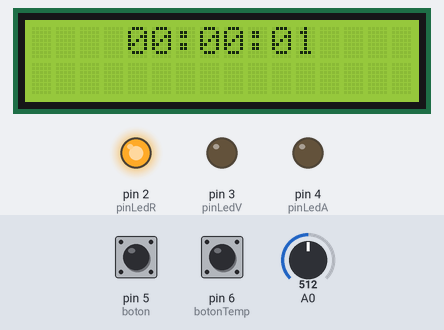
Bench run of a sketch on a simulated Arduino Uno, built with avr-gcc and run on an emulated ATmega328P. On the bench: 16×2 character LCD, output pins drawn as LEDs (lit = HIGH). The inputs (shaded band) are chosen by the test bench; at power-on: pin 5 (boton) LOW, A0 = 512, pin 6 (botonTemp) HIGH.

Above: at 1.2 s.
1.3 s: pin 5 (boton) pulled HIGH for 1 s
At 3.2 s:
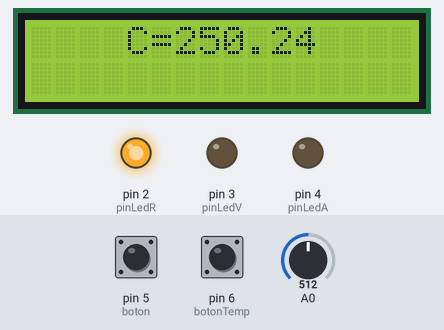
6.0 s: A0 set to 56
At 6.9 s:
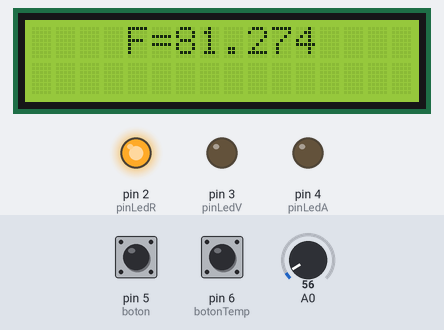
7.5 s: A0 set to 47
At 7.9 s:
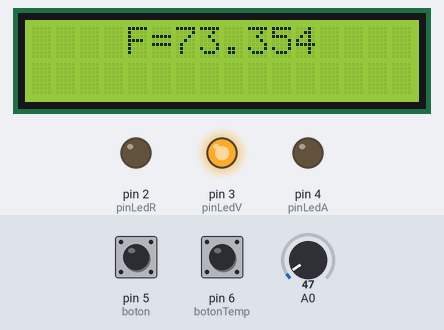
11.0 s: A0 set to 15
At 11.4 s:
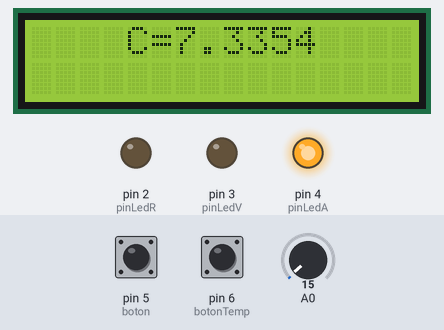
14.1 s: pin 5 (boton) pulled HIGH for 0.6 s
At 15.3 s:
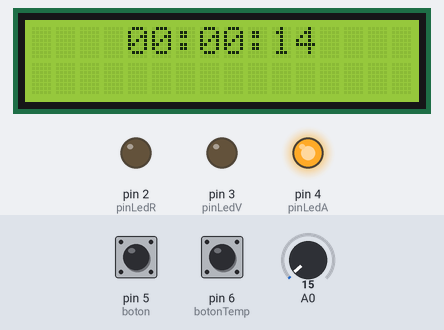
Timing chart, 0 to 17.1 s (numbered marks = the images above; inputs shaded):
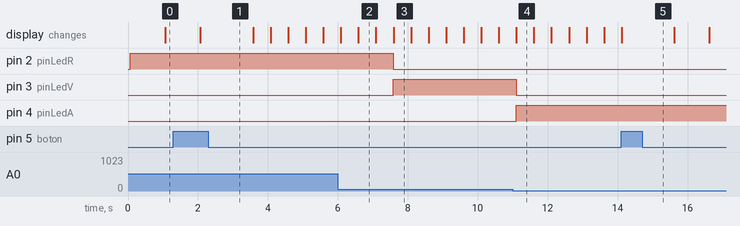

Measured:
- the behaviour switches between 52 and 51 on A0 (found by bisection; images 2 and 3)
- after the input at 1.3 s, the display: changes after 0.77 s (image 1)
- after the input at 6.0 s, the display: first changes after 0.09 s (image 2 shows a later state)
- after the input at 7.5 s, pin 2 (pinLedR): HIGH → LOW after 0.09 s; pin 3 (pinLedV): LOW → HIGH after 0.09 s; the display: changes after 0.09 s (image 3)
- after the input at 11.0 s, pin 3 (pinLedV): HIGH → LOW after 0.10 s; pin 4 (pinLedA): LOW → HIGH after 0.10 s; the display: changes after 0.11 s (image 4)
- after the input at 14.1 s, the display: changes at once (image 5)
- what the display in image 2 shows lasts 0.5 s, from 6.6 s to 7.1 s

The sketch:

SPD.ino
```cpp
#include <LiquidCrystal.h>

LiquidCrystal lcd(7,8,9,10,11,12); //RS EN d4 d5 d6 d7
//VARIABLES DE TIEMPO
unsigned long tiempo=0;
int seg=0;
int minu=0;
int hora=0;
int boton = 5;
int estadoBoton=0;
int estadoAnterior=1;
//VARIABLES DE TEMPERATURA
int botonTemp = 6;
int estadoBotonTemp=0;
int estadoTempAnterior=0;
int pinLedA=4;
int pinLedV=3;
int pinLedR=2;

void setup() {
  lcd.begin(16,2);
  pinMode(boton, INPUT);
  pinMode(botonTemp, INPUT);
  pinMode(pinLedA,OUTPUT);
  pinMode(pinLedV,OUTPUT);
  pinMode(pinLedR,OUTPUT);

}

void loop() {
  //SE LEE EL ESTADO DE LOS BOTONES
  estadoBoton = digitalRead(boton);
  estadoBotonTemp = digitalRead(botonTemp);

  //SE LLAMA A LA FUNCION CENTIGRADOS PARA QUE INFORME TEMPERATURA Y LEDS AUNQUE NO HAYA CAMBIADO DE HORA A TEMPERATURA
  centigrados();


  if(estadoBoton==1 && estadoAnterior==0)//SE LLAMA A LA FUNCION RELOJ SI EN UN MOMENTO PREVIO NO SE LA LLAMÓ
  {
    lcd.clear();
    reloj();
    delay(500);
    estadoAnterior=1;
    estadoBoton=estadoAnterior;
  }
  else if(estadoBoton==1 && estadoAnterior==1)//SI EN UN MOMENTO PREVIO SE LA LLAMÓ A LA FUNCION RELOJ, SE LLAMA A LA OTRA FUNCION TEMPERATURA
  {
    lcd.clear();
    temperatura(estadoTempAnterior);
    delay(500);
    estadoAnterior=0;
    estadoTempAnterior=estadoBotonTemp;
  }
  else if(estadoBoton==0 && estadoAnterior==0)
  {
    estadoBoton = digitalRead(boton);
    if(estadoTempAnterior==1 && estadoBotonTemp==1)
    {
      estadoTempAnterior=0;
    }
    else if(estadoTempAnterior==0 && estadoBotonTemp==1)
    {
      estadoTempAnterior=1;
    }
    temperatura(estadoTempAnterior);
  }
  else if(estadoBoton==0 && estadoAnterior==1)
  {
    estadoBoton = digitalRead(boton);
    reloj();
  }

}

void reloj(){
  tiempo=millis();
  seg=((tiempo/1000)%60);
  minu=((tiempo/60000)%60);
  hora=(tiempo/3600000);
  lcd.setCursor(9,0);
  lcd.print(":");

  if(seg<10){
    lcd.setCursor(10,0);
    lcd.print("0");
    lcd.setCursor(11,0);
    lcd.print(seg);
  }
  else{
    lcd.setCursor(10,0);
    lcd.print(seg);
  }

  if(minu<10){
    lcd.setCursor(7,0);
    lcd.print("0");
    lcd.setCursor(8,0);
    lcd.print(minu);
  }
  else{
    lcd.setCursor(7,0);
    lcd.print(minu);
  }

  lcd.setCursor(6,0);
  lcd.print(":");


  if(hora<10){
    lcd.setCursor(4,0);
    lcd.print("0");
    lcd.setCursor(5,0);
    lcd.print(hora);
  }
  else{
    lcd.setCursor(4,0);
    lcd.print(hora);
  }
  delay(1000);
}

void temperatura(int estadoBotonTemp){
  float Temp=centigrados();
  float Tempf= farenheit(Temp);

  if(estadoBotonTemp==0){
    lcd.setCursor(4,0);
  	lcd.print("C=");
  	lcd.setCursor(6,0);
  	lcd.print(Temp);
  }else{
    lcd.setCursor(4,0);
  	lcd.print("F=");
  	lcd.setCursor(6,0);
  	lcd.print(Tempf);
  }
  delay(500);
}

float centigrados(){
  int dato;
  float c;
  dato = analogRead(A0);
  c = (500.0 * dato)/1023;
  if(c<20.0){
  	digitalWrite(pinLedA, HIGH);
    digitalWrite(pinLedV, LOW);
    digitalWrite(pinLedR, LOW);
  }else if(c>=20.0 && c<=25.0){
  	digitalWrite(pinLedA, LOW);
    digitalWrite(pinLedV, HIGH);
    digitalWrite(pinLedR, LOW);
  } else{
    digitalWrite(pinLedA, LOW);
    digitalWrite(pinLedV, LOW);
    digitalWrite(pinLedR, HIGH);
  }
  return(c);
}

float farenheit(float centigrados){
  float Faren;
  Faren = centigrados*1.8 + 32;
  return(Faren);
}
```
